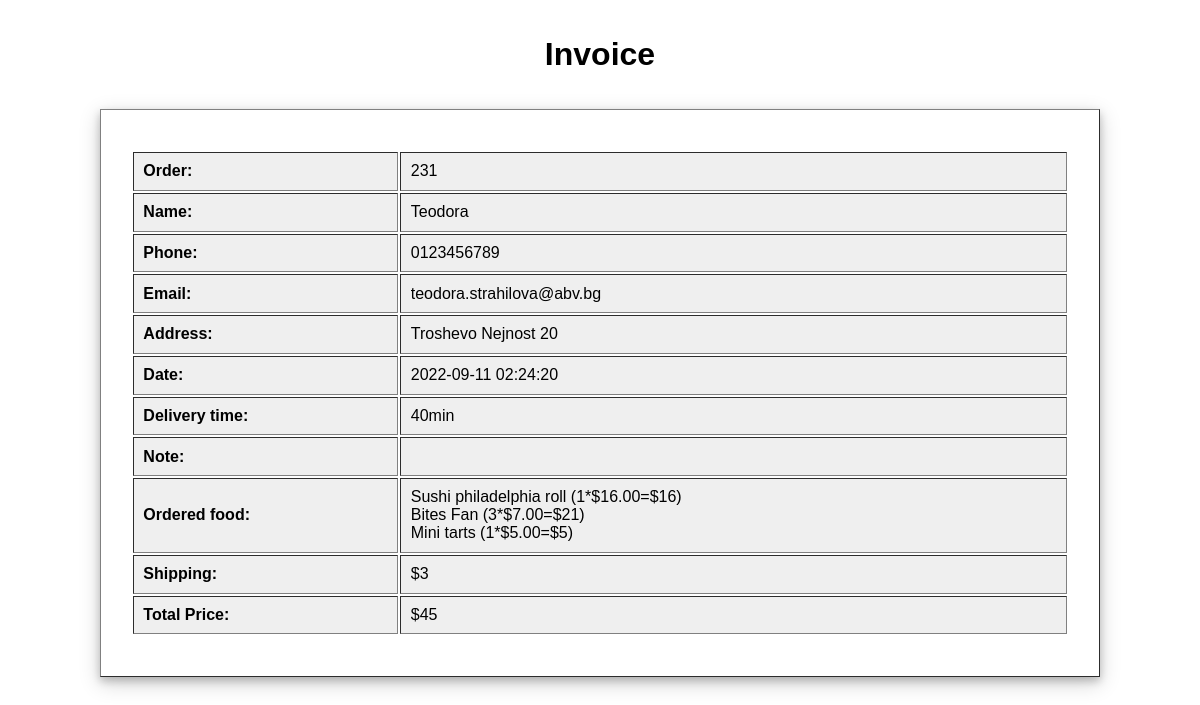
/admin/invoice.php?id_order=231, run on the app's committed database.
### tables this page shows
CREATE TABLE `tbl_order` (
  `id_order` int(10) UNSIGNED NOT NULL,
  `id_user` int(10) UNSIGNED NOT NULL,
  `shipping` decimal(10,2) NOT NULL,
  `order_date` datetime NOT NULL,
  `status` varchar(50) NOT NULL,
  `address` varchar(100) NOT NULL,
  `del_time` varchar(50) NOT NULL,
  `note` varchar(255) NOT NULL
);

CREATE TABLE `tbl_users` (
  `id` int(10) UNSIGNED NOT NULL,
  `name` varchar(100) NOT NULL,
  `phone` varchar(14) NOT NULL,
  `email` varchar(255) NOT NULL,
  `address` varchar(100) NOT NULL,
  `password` varchar(255) NOT NULL,
  `reg_date` datetime NOT NULL
);

CREATE TABLE `tbl_food` (
  `id` int(10) UNSIGNED NOT NULL,
  `title` varchar(100) NOT NULL,
  `description` text NOT NULL,
  `price` decimal(10,2) NOT NULL,
  `image_name` varchar(255) NOT NULL,
  `category_id` int(10) UNSIGNED NOT NULL,
  `active` varchar(10) NOT NULL,
  `add_date` datetime DEFAULT NULL
);

CREATE TABLE `tbl_details` (
  `id_order` int(10) UNSIGNED NOT NULL,
  `id_food` int(10) UNSIGNED NOT NULL,
  `price` decimal(10,2) NOT NULL,
  `qty` int(11) NOT NULL
);

### admin/invoice.php (the view, shortened to what this page needs)
<html lang="en">
<head>
</head>
<?php include('../config/constants.php'); ?>
<div class="main-content">
    <div class ="wrapper"><br><br>
        <h1 class="text-center">Invoice</h1>
        <br><br>
        <?php
            $id_order=$_GET['id_order'];
            $sql = "SELECT o.id_order, u.name, u.phone, u.email,
            o.address, o.order_date, o.del_time, o.note, d.qty,
            d.price, f.title
            FROM tbl_order o
            JOIN tbl_users u
            ON o.id_user = u.id
            JOIN tbl_details d
            ON d.id_order = o.id_order
            JOIN tbl_food f
            ON f.id = d.id_food
            WHERE o.id_order=$id_order
            ";
            $res=mysqli_query($conn, $sql);
            if($res==true){
                $count = mysqli_num_rows($res);
                if($count>0){
                    $row=mysqli_fetch_assoc($res);
                    $id_order = $row['id_order'];
                    $name = $row['name'];
                    $phone = $row['phone'];
                    $email = $row['email'];
                    $address = $row['address'];
                    $order_date = $row['order_date'];
                    $del_time = $row['del_time'];
                    $note = $row['note'];
                    $price_total = 0;
                        do{
                             $title[] = $row['title'].' ('. $row['qty'] .'*'.'$'. $row['price'] .'='.'$'.$row['qty']*$row['price'].') <br>';
                             $price = number_format($row['price'] * $row['qty']);
                             $price_total += $price;
                        }
                        while($row = mysqli_fetch_assoc($res));
                    $titles = implode(' ' , $title);
                    $price_t = $price_total + 3;
                }
                else{
                    header('location:'.SITEURL.'admin/manage-order.php');
                }
            }
        ?>
        <form action="" method="POST">
            <table class="container_l container_l_t" border="1">
            <tr>
                    <td> <b>Order:</b> </td>
                    <td><?php echo $id_order;?></td>
                </tr>
                <tr>
                    <td> <b>Name:</b> </td>
                    <td><?php echo $name;?></td>
                </tr>
                <tr>
                    <td> <b>Phone:</b></td>
                    <td><?php echo $phone;?></td>
                </tr>
                <tr>
                    <td><b>Email:</b></td>
                    <td><?php echo $email;?></td>
                </tr>
                <tr>
                    <td><b>Address:</b></td>
                    <td><?php echo $address;?></td>
                </tr>
                <tr>
                    <td><b>Date:</b></td>
                    <td><?php echo $order_date;?></td>
                </tr>
                <tr>
                    <td><b>Delivery time:</b></td>
                    <td><?php echo $del_time;?></td>
                </tr>
                <tr>
                    <td><b>Note:</b></td>
                    <td><?php echo $note;?></td>
                </tr>
                <tr>
                    <td><b>Ordered food:</b></td>
                    <td><?php echo $titles;?></td>
                </tr>
                <tr>
                    <td><b>Shipping:</b></td>
                    <td>$3</td>
                </tr>
                <tr>
                    <td><b>Total Price:</b></td>
                    <td>$<?php echo $price_t;?></td>
                </tr>
            </table>
        </form>
    </div>
</div>
</html>

### data on the page
tbl_order: id_order "231", address "Troshevo Nejnost 20", order_date "2022-09-11 02:24:20", del_time "40min"
tbl_users: name "Teodora", phone "0123456789", email "teodora.strahilova@abv.bg"
tbl_food: title "Sushi philadelphia roll"
tbl_details: qty "1", price "16.00", $row['qty']*$row['price'] "16"
tbl_food: title "Bites Fan"
tbl_details: qty "3", price "7.00", $row['qty']*$row['price'] "21"
tbl_food: title "Mini tarts"
tbl_details: qty "1", price "5.00", $row['qty']*$row['price'] "5"

### other printed values
$price_t "45"
